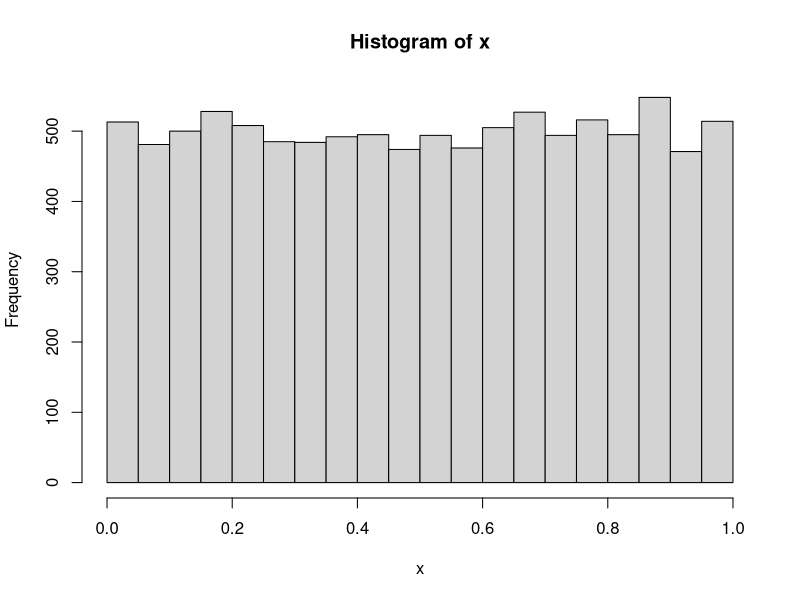
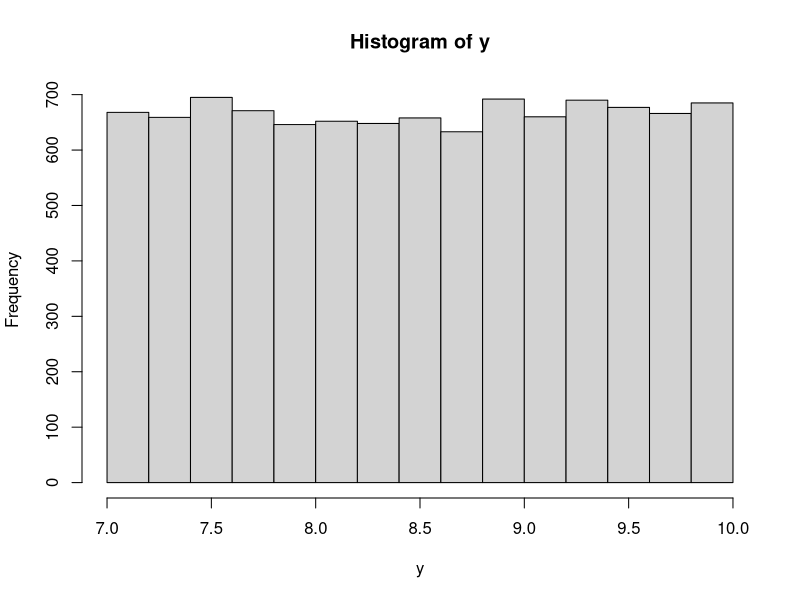
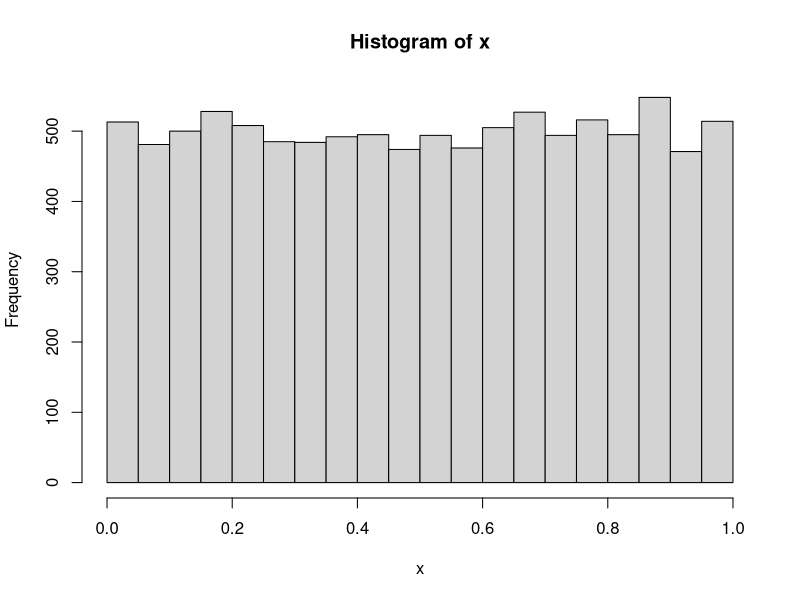
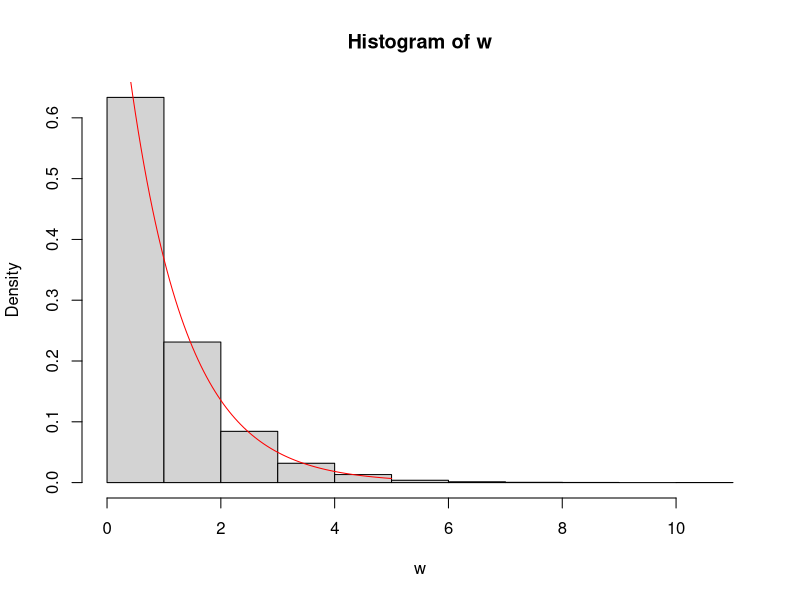
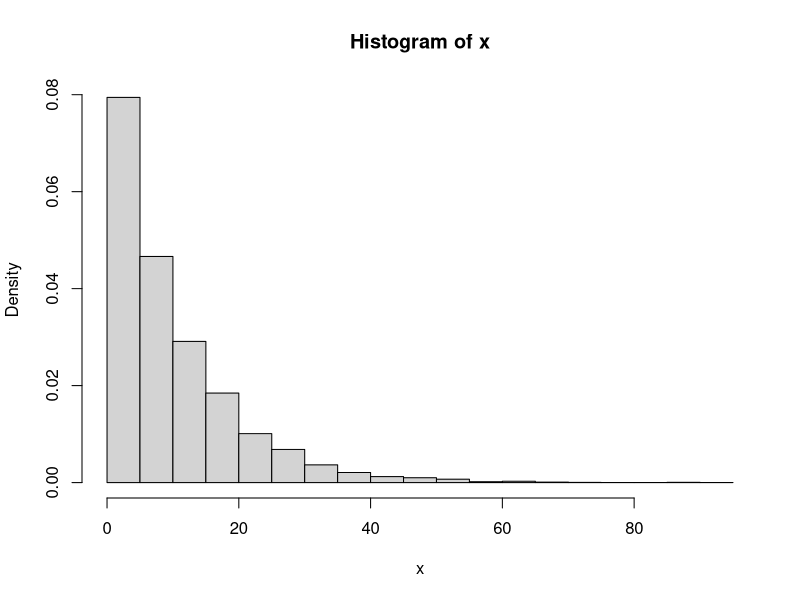
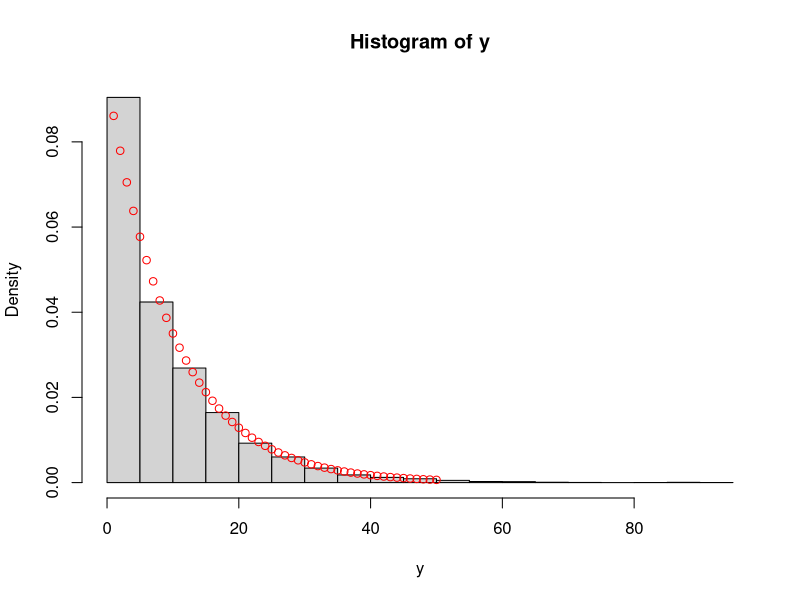
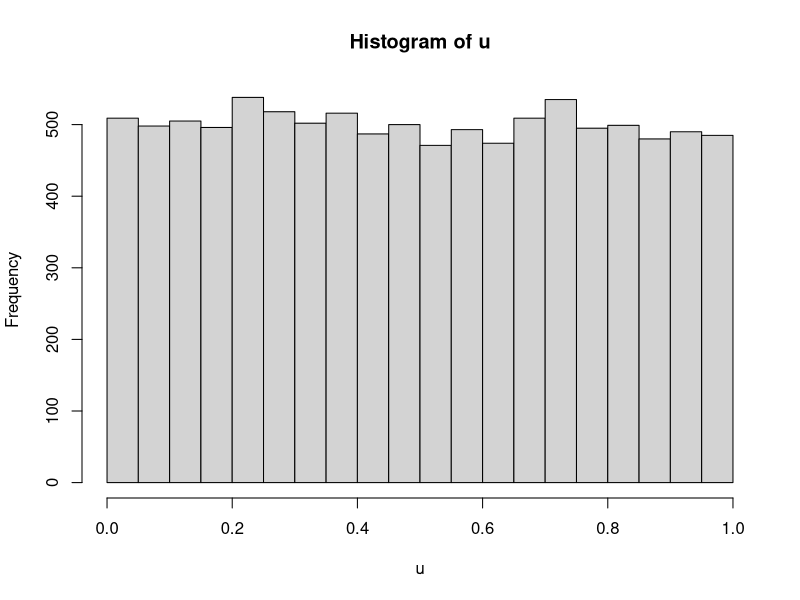
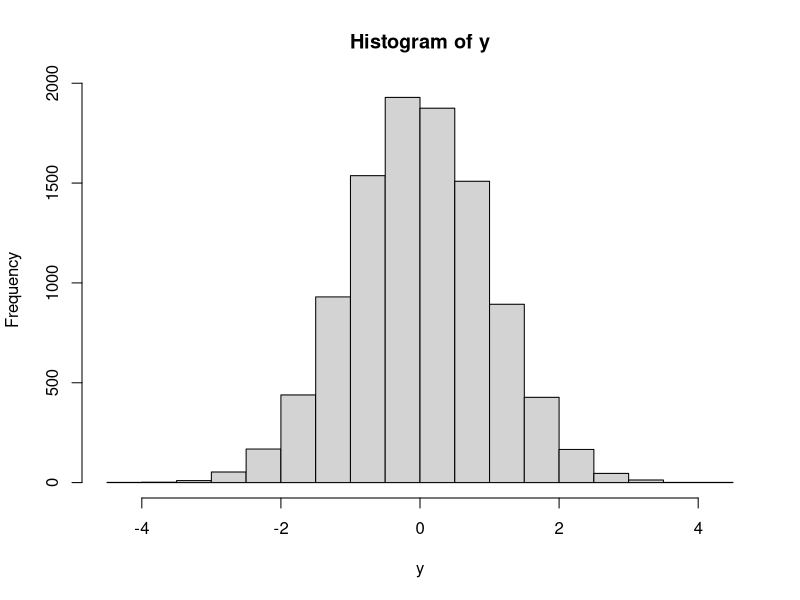

Here is the R script that generated these plots, in order:
## ---- chunk 1
# runif sluzi za generisanje slucajnih brojeva iz uniformne (0,1) raspodele
x <- runif(1e4)
# nacrtamo histogram
hist(x)

# generisemo y po definiciji, uzimamo npr. a = 3, b = 7
y <- 3 * x + 7
hist(y)
## ---- chunk 2
hist(x)

# transformisemo x u w logaritmom
w <- -log(x)


# crtamo histogram, probability argument obezbedjuje da na y osi budu
# frekvencije umesto broj pojavljivanja.
# Slika je ista, ali y osa je sad na (0,1)
hist(w, probability = TRUE)


# crtamo funkciju dexp - gustinu eksponencijalne raspodele


# funkcija curve crta datu krivu
# curve uvek prima izraz po x
# xlim odredjujegranice x ose na grafiku
# add = TRUE znaci da se doda na prethodni grafik
curve(dexp(x), xlim = c(0, 5), add = TRUE, col = "red")
## ---- chunk 3
# sa rexp generisemo uzorak iz eksponencijalne raspodele
x <- rexp(1e4, rate = 0.1) #lambda = 0.1
hist(x, prob = TRUE)

y <- floor(x) # ceo deo je floor funkcija
# crtamo histogram y
hist(y, prob = TRUE)

# sad cemo da nacrtamo preko histograma odgovarajuce vrednosti sa zakona
# raspodele geometrijske raspodele, posto nemamo gustinu

# uzecemo tacke od 1 do 50, jer geometrijska raspodela uzima vrednosti 1,2,...
# (ogranicili smo se na 50 bez posebnog razloga, dovoljno je veliki broj)
pts <- seq_len(50)
# i nacrtacemo vrednost zakona raspodele, koji se dobija funkcijom dgeom,
# koristecu funkciju points, koja na postojeci grafik dodaje tacke.
points(dgeom(pts, prob = 1-exp(-0.1)), col = "red")
## ---- chunk 4
u <- runif(1e4)
hist(u)
## ---- chunk 5
y <- qnorm(u)
hist(y)
## ---- chunk 6
y <- qnorm(u)
hist(sqrt(5)*y + 2)

y <- qnorm(u, mean = 2, sd = sqrt(5))
hist(y)
## ---- chunk 7
hist(qexp(u, rate = pi))
## ---- chunk 8
# Funkcija koja vraca inverz funkcije f u tacki t.
# Domen funkcije f je argument support.
# Primer:
# f <- pexp
# inv(f, 0.3, c(0, 100000))
inv <- function(f, t, support) {
  uniroot(function(x) f(x) - t,
          interval = support)$root
}
## ---- chunk 9
inv(pexp, 0.3, c(0, 1000))
qexp(0.3)
## ---- chunk 10
# Kao argument funkcije primamo obim uzorka koji generisemo,
# funkciju raspodele trazene raspodele i nosac raspodele.
generator <- function(n, cdf, support) {
  # inicijalizujemo uzorak kao prazan vektor od n elemenata
  sample <- numeric(n)
  # generisemo n brojeva iz uniformne raspodele
  u <- runif(n)
  
  # za svaki od brojeva u_i primenimo inverz funkcije raspodele
  for (i in 1:n) {
    sample[i] <- inv(cdf, u[i], support)
  }
  # vracamo uzorak
  return(sample)
}
## ---- chunk 11
x <- generator(1000, pnorm, c(-1000, 1000))
hist(x)
## ---- chunk 12
lambda <- 2
cdf <- function(x) 1 - exp(-lambda*sqrt(x))

hist(generator(100, cdf, support = c(0, 10000)))
